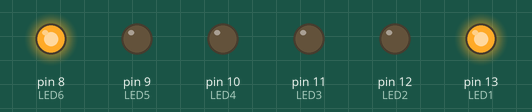
Simulated run of this sketch. Board: Arduino Uno, built with avr-gcc and run on an emulated ATmega328P. Parts: output pins drawn as LEDs (lit = HIGH).

Above: at 2.5 s.
At 5.5 s:
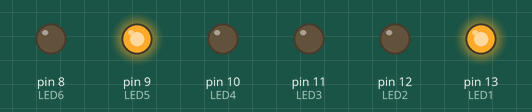
At 8.5 s:
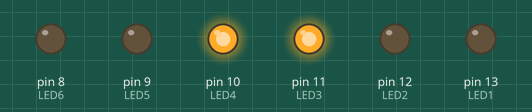
At 11.5 s:
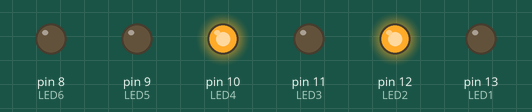
Timing chart, 0 to 15.6 s (numbered marks = the images above):
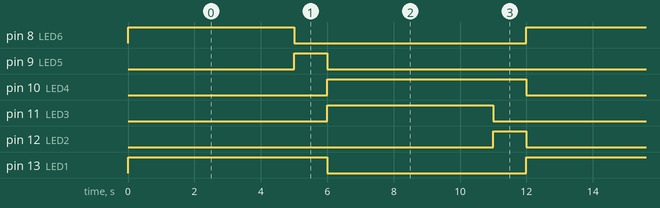

The sketch:

P2A3-Semaforo.ino
```cpp
// Nota: se habla indistintamente entre foco y LED.

#define LED1 13 // Define el puerto 13 como la señal del LED 1 (Foco rojo del primer semaforo)
#define LED2 12 // Define el puerto 12 como la señal del LED 2 (Foco amarillo del primer semaforo)
#define LED3 11 // Define el puerto 11 como la señal del LED 3 (Foco verde del primer semaforo)
#define LED4 10 // Define el puerto 10 como la señal del LED 4 (Foco rojo del segundo semaforo)
#define LED5 9 // Define el puerto 9 como la señal del LED 5 (Foco amarillo del segundo semaforo)
#define LED6 8 // Define el puerto 8 como la señal del LED 6 (Foco verde del segundo semaforo)

void setup() {
  // put your setup code here, to run once:
  // Espacio en el que se definen entradas y salidas.
  pinMode(LED1,OUTPUT); // Define LED1, es decir el puerto 13, como salida
  pinMode(LED2,OUTPUT); // Define LED2, es decir el puerto 12, como salida
  pinMode(LED3,OUTPUT); // Define LED3, es decir el puerto 11, como salida
  pinMode(LED4,OUTPUT); // Define LED4, es decir el puerto 10, como salida
  pinMode(LED5,OUTPUT); // Define LED5, es decir el puerto 9, como salida
  pinMode(LED6,OUTPUT); // Define LED6, es decir el puerto 8, como salida
}

void loop() {
  // put your main code here, to run repeatedly:
  // Loop para ejecutar el código mientras se este activo

  digitalWrite(LED1,HIGH); // Enciende el foco rojo del primer semaforo
  digitalWrite(LED6,HIGH); // Enciende el foco verde del segundo semaforo
  delay(5000); // da delay de 5 seg. para que los focos anteriores duren encendidos este tiempo antes de la siguiente instruccion

  digitalWrite(LED6,LOW); // Apaga el foco verde del segundo semaforo
  digitalWrite(LED5,HIGH); // Prende el foco amarillo del segundo semaforo
  delay(1000); // delay de 1 segundo para que el foco amarillo del segundo semaforo dure este tiempo prendido
  digitalWrite(LED1,LOW); // Apaga foco rojo del primer semaforo
  digitalWrite(LED5,LOW); // Apaga el foco amarillo del segundo semaforo

  digitalWrite(LED3,HIGH); // Prende el foco verde del primer semaforo
  digitalWrite(LED4,HIGH); // Prende el foco rojo del segundo semaforo
  delay(5000); // Da tiempo de 5 segundos para que las dos instrucciones anteriores duren este tiempo antes de ejecutar la siguiente instruccion

  digitalWrite(LED3,LOW); // Apaga el foco verde del primer semaforo
  digitalWrite(LED2,HIGH); // Prende el foco amarillo del primer semaforo
  delay(1000); // Da un tiempo de un segundo para que dure encendido el foco amarillo anterior
  digitalWrite(LED4,LOW); // Apaga el foco rojo del segundo semaforo
  digitalWrite(LED2,LOW); // Apaga el foco amarillo del primer semaforo

  // Aqui ya se cumplio la secuencia simultanea de los dos semaforos que se pedia, si el programa sigue corriendo en el arduino, lo anterior se repite debido al Loop.

}
```

Measured:
- by itself, pin 8 (LED6), pin 11 (LED3): alternates HIGH for 5.0 s and LOW for 7.0 s
- by itself, pin 9 (LED5), pin 12 (LED2): alternates HIGH for 1.0 s and LOW for 11.0 s
- by itself, pin 10 (LED4), pin 13 (LED1): alternates HIGH for 6.0 s and LOW for 6.0 s
